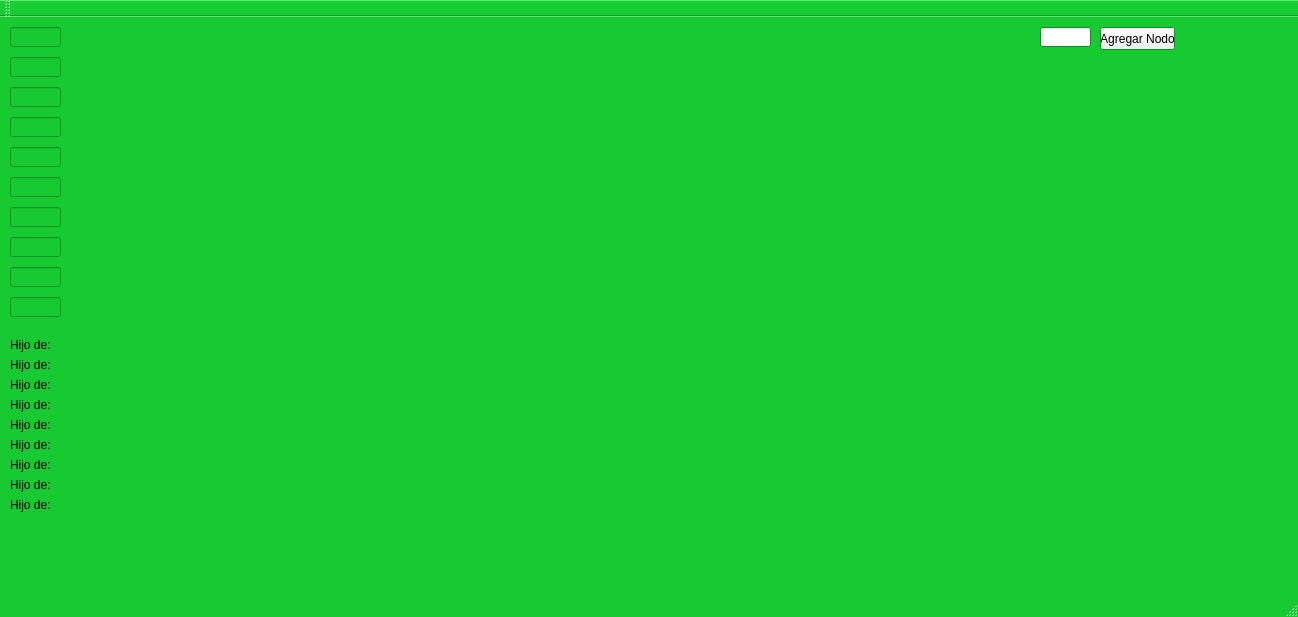
<?xml version="1.0" encoding="UTF-8"?>
<ui version="4.0">
 <class>Arbol</class>
 <widget class="QMainWindow" name="Arbol">
  <property name="geometry">
   <rect>
    <x>0</x>
    <y>0</y>
    <width>1298</width>
    <height>617</height>
   </rect>
  </property>
  <property name="palette">
   <palette>
    <active>
     <colorrole role="Midlight">
      <brush brushstyle="SolidPattern">
       <color alpha="255">
        <red>217</red>
        <green>221</green>
        <blue>227</blue>
       </color>
      </brush>
     </colorrole>
     <colorrole role="Text">
      <brush brushstyle="SolidPattern">
       <color alpha="255">
        <red>0</red>
        <green>0</green>
        <blue>0</blue>
       </color>
      </brush>
     </colorrole>
     <colorrole role="Base">
      <brush brushstyle="SolidPattern">
       <color alpha="255">
        <red>255</red>
        <green>255</green>
        <blue>255</blue>
       </color>
      </brush>
     </colorrole>
     <colorrole role="Window">
      <brush brushstyle="SolidPattern">
       <color alpha="255">
        <red>23</red>
        <green>202</green>
        <blue>50</blue>
       </color>
      </brush>
     </colorrole>
    </active>
    <inactive>
     <colorrole role="Midlight">
      <brush brushstyle="SolidPattern">
       <color alpha="255">
        <red>217</red>
        <green>221</green>
        <blue>227</blue>
       </color>
      </brush>
     </colorrole>
     <colorrole role="Text">
      <brush brushstyle="SolidPattern">
       <color alpha="255">
        <red>0</red>
        <green>0</green>
        <blue>0</blue>
       </color>
      </brush>
     </colorrole>
     <colorrole role="Base">
      <brush brushstyle="SolidPattern">
       <color alpha="255">
        <red>255</red>
        <green>255</green>
        <blue>255</blue>
       </color>
      </brush>
     </colorrole>
     <colorrole role="Window">
      <brush brushstyle="SolidPattern">
       <color alpha="255">
        <red>23</red>
        <green>202</green>
        <blue>50</blue>
       </color>
      </brush>
     </colorrole>
    </inactive>
    <disabled>
     <colorrole role="Midlight">
      <brush brushstyle="SolidPattern">
       <color alpha="255">
        <red>217</red>
        <green>221</green>
        <blue>227</blue>
       </color>
      </brush>
     </colorrole>
     <colorrole role="Text">
      <brush brushstyle="SolidPattern">
       <color alpha="255">
        <red>120</red>
        <green>120</green>
        <blue>120</blue>
       </color>
      </brush>
     </colorrole>
     <colorrole role="Base">
      <brush brushstyle="SolidPattern">
       <color alpha="255">
        <red>23</red>
        <green>202</green>
        <blue>50</blue>
       </color>
      </brush>
     </colorrole>
     <colorrole role="Window">
      <brush brushstyle="SolidPattern">
       <color alpha="255">
        <red>23</red>
        <green>202</green>
        <blue>50</blue>
       </color>
      </brush>
     </colorrole>
    </disabled>
   </palette>
  </property>
  <property name="windowTitle">
   <string>Arbol</string>
  </property>
  <widget class="QWidget" name="centralWidget">
   <widget class="QLineEdit" name="txtNuevoNodo">
    <property name="geometry">
     <rect>
      <x>1040</x>
      <y>10</y>
      <width>51</width>
      <height>20</height>
     </rect>
    </property>
    <property name="font">
     <font>
      <pointsize>12</pointsize>
     </font>
    </property>
    <property name="text">
     <string/>
    </property>
   </widget>
   <widget class="QLabel" name="lblEstado">
    <property name="geometry">
     <rect>
      <x>1090</x>
      <y>40</y>
      <width>161</width>
      <height>20</height>
     </rect>
    </property>
    <property name="palette">
     <palette>
      <active>
       <colorrole role="Text">
        <brush brushstyle="SolidPattern">
         <color alpha="255">
          <red>0</red>
          <green>0</green>
          <blue>0</blue>
         </color>
        </brush>
       </colorrole>
       <colorrole role="ButtonText">
        <brush brushstyle="SolidPattern">
         <color alpha="255">
          <red>0</red>
          <green>0</green>
          <blue>0</blue>
         </color>
        </brush>
       </colorrole>
       <colorrole role="ToolTipText">
        <brush brushstyle="SolidPattern">
         <color alpha="255">
          <red>0</red>
          <green>0</green>
          <blue>0</blue>
         </color>
        </brush>
       </colorrole>
      </active>
      <inactive>
       <colorrole role="Text">
        <brush brushstyle="SolidPattern">
         <color alpha="255">
          <red>0</red>
          <green>0</green>
          <blue>0</blue>
         </color>
        </brush>
       </colorrole>
       <colorrole role="ButtonText">
        <brush brushstyle="SolidPattern">
         <color alpha="255">
          <red>0</red>
          <green>0</green>
          <blue>0</blue>
         </color>
        </brush>
       </colorrole>
       <colorrole role="ToolTipText">
        <brush brushstyle="SolidPattern">
         <color alpha="255">
          <red>0</red>
          <green>0</green>
          <blue>0</blue>
         </color>
        </brush>
       </colorrole>
      </inactive>
      <disabled>
       <colorrole role="Text">
        <brush brushstyle="SolidPattern">
         <color alpha="255">
          <red>120</red>
          <green>120</green>
          <blue>120</blue>
         </color>
        </brush>
       </colorrole>
       <colorrole role="ButtonText">
        <brush brushstyle="SolidPattern">
         <color alpha="255">
          <red>120</red>
          <green>120</green>
          <blue>120</blue>
         </color>
        </brush>
       </colorrole>
       <colorrole role="ToolTipText">
        <brush brushstyle="SolidPattern">
         <color alpha="255">
          <red>0</red>
          <green>0</green>
          <blue>0</blue>
         </color>
        </brush>
       </colorrole>
      </disabled>
     </palette>
    </property>
    <property name="autoFillBackground">
     <bool>false</bool>
    </property>
    <property name="text">
     <string/>
    </property>
   </widget>
   <widget class="QLabel" name="lblRango">
    <property name="geometry">
     <rect>
      <x>120</x>
      <y>0</y>
      <width>47</width>
      <height>13</height>
     </rect>
    </property>
    <property name="text">
     <string/>
    </property>
   </widget>
   <widget class="QLineEdit" name="txtNodo_raiz">
    <property name="enabled">
     <bool>false</bool>
    </property>
    <property name="geometry">
     <rect>
      <x>10</x>
      <y>10</y>
      <width>51</width>
      <height>20</height>
     </rect>
    </property>
    <property name="font">
     <font>
      <pointsize>12</pointsize>
     </font>
    </property>
   </widget>
   <widget class="QLineEdit" name="txtNodo_2">
    <property name="enabled">
     <bool>false</bool>
    </property>
    <property name="geometry">
     <rect>
      <x>10</x>
      <y>40</y>
      <width>51</width>
      <height>20</height>
     </rect>
    </property>
    <property name="font">
     <font>
      <pointsize>12</pointsize>
     </font>
    </property>
   </widget>
   <widget class="QLineEdit" name="txtNodo_3">
    <property name="enabled">
     <bool>false</bool>
    </property>
    <property name="geometry">
     <rect>
      <x>10</x>
      <y>70</y>
      <width>51</width>
      <height>20</height>
     </rect>
    </property>
    <property name="font">
     <font>
      <pointsize>12</pointsize>
     </font>
    </property>
   </widget>
   <widget class="QLineEdit" name="txtNodo_4">
    <property name="enabled">
     <bool>false</bool>
    </property>
    <property name="geometry">
     <rect>
      <x>10</x>
      <y>100</y>
      <width>51</width>
      <height>20</height>
     </rect>
    </property>
    <property name="font">
     <font>
      <pointsize>12</pointsize>
     </font>
    </property>
   </widget>
   <widget class="QLineEdit" name="txtNodo_10">
    <property name="enabled">
     <bool>false</bool>
    </property>
    <property name="geometry">
     <rect>
      <x>10</x>
      <y>280</y>
      <width>51</width>
      <height>20</height>
     </rect>
    </property>
    <property name="font">
     <font>
      <pointsize>12</pointsize>
     </font>
    </property>
   </widget>
   <widget class="QLineEdit" name="txtNodo_5">
    <property name="enabled">
     <bool>false</bool>
    </property>
    <property name="geometry">
     <rect>
      <x>10</x>
      <y>130</y>
      <width>51</width>
      <height>20</height>
     </rect>
    </property>
    <property name="font">
     <font>
      <pointsize>12</pointsize>
     </font>
    </property>
   </widget>
   <widget class="QLineEdit" name="txtNodo_8">
    <property name="enabled">
     <bool>false</bool>
    </property>
    <property name="geometry">
     <rect>
      <x>10</x>
      <y>220</y>
      <width>51</width>
      <height>20</height>
     </rect>
    </property>
    <property name="font">
     <font>
      <pointsize>12</pointsize>
     </font>
    </property>
   </widget>
   <widget class="QLineEdit" name="txtNodo_7">
    <property name="enabled">
     <bool>false</bool>
    </property>
    <property name="geometry">
     <rect>
      <x>10</x>
      <y>190</y>
      <width>51</width>
      <height>20</height>
     </rect>
    </property>
    <property name="font">
     <font>
      <pointsize>12</pointsize>
     </font>
    </property>
   </widget>
   <widget class="QLineEdit" name="txtNodo_9">
    <property name="enabled">
     <bool>false</bool>
    </property>
    <property name="geometry">
     <rect>
      <x>10</x>
      <y>250</y>
      <width>51</width>
      <height>20</height>
     </rect>
    </property>
    <property name="font">
     <font>
      <pointsize>12</pointsize>
     </font>
    </property>
   </widget>
   <widget class="QLineEdit" name="txtNodo_6">
    <property name="enabled">
     <bool>false</bool>
    </property>
    <property name="geometry">
     <rect>
      <x>10</x>
      <y>160</y>
      <width>51</width>
      <height>20</height>
     </rect>
    </property>
    <property name="font">
     <font>
      <pointsize>12</pointsize>
     </font>
    </property>
   </widget>
   <widget class="QPushButton" name="btnAgregarNodo">
    <property name="geometry">
     <rect>
      <x>1100</x>
      <y>10</y>
      <width>75</width>
      <height>23</height>
     </rect>
    </property>
    <property name="text">
     <string>Agregar Nodo</string>
    </property>
   </widget>
   <widget class="QLabel" name="lblEtiqueta1">
    <property name="geometry">
     <rect>
      <x>10</x>
      <y>320</y>
      <width>71</width>
      <height>16</height>
     </rect>
    </property>
    <property name="text">
     <string>Hijo de: </string>
    </property>
   </widget>
   <widget class="QLabel" name="lblEtiqueta2">
    <property name="geometry">
     <rect>
      <x>10</x>
      <y>340</y>
      <width>71</width>
      <height>16</height>
     </rect>
    </property>
    <property name="text">
     <string>Hijo de: </string>
    </property>
   </widget>
   <widget class="QLabel" name="lblEtiqueta3">
    <property name="geometry">
     <rect>
      <x>10</x>
      <y>360</y>
      <width>71</width>
      <height>16</height>
     </rect>
    </property>
    <property name="text">
     <string>Hijo de: </string>
    </property>
   </widget>
   <widget class="QLabel" name="lblEtiqueta4">
    <property name="geometry">
     <rect>
      <x>10</x>
      <y>380</y>
      <width>71</width>
      <height>16</height>
     </rect>
    </property>
    <property name="text">
     <string>Hijo de: </string>
    </property>
   </widget>
   <widget class="QLabel" name="lblEtiqueta5">
    <property name="geometry">
     <rect>
      <x>10</x>
      <y>400</y>
      <width>71</width>
      <height>16</height>
     </rect>
    </property>
    <property name="text">
     <string>Hijo de: </string>
    </property>
   </widget>
   <widget class="QLabel" name="lblEtiqueta6">
    <property name="geometry">
     <rect>
      <x>10</x>
      <y>420</y>
      <width>71</width>
      <height>16</height>
     </rect>
    </property>
    <property name="text">
     <string>Hijo de: </string>
    </property>
   </widget>
   <widget class="QLabel" name="lblEtiqueta7">
    <property name="geometry">
     <rect>
      <x>10</x>
      <y>440</y>
      <width>71</width>
      <height>16</height>
     </rect>
    </property>
    <property name="text">
     <string>Hijo de: </string>
    </property>
   </widget>
   <widget class="QLabel" name="lblEtiqueta8">
    <property name="geometry">
     <rect>
      <x>10</x>
      <y>460</y>
      <width>71</width>
      <height>16</height>
     </rect>
    </property>
    <property name="text">
     <string>Hijo de: </string>
    </property>
   </widget>
   <widget class="QLabel" name="lblEtiqueta9">
    <property name="geometry">
     <rect>
      <x>10</x>
      <y>480</y>
      <width>71</width>
      <height>16</height>
     </rect>
    </property>
    <property name="text">
     <string>Hijo de: </string>
    </property>
   </widget>
  </widget>
  <widget class="QMenuBar" name="menuBar">
   <property name="geometry">
    <rect>
     <x>0</x>
     <y>0</y>
     <width>1298</width>
     <height>21</height>
    </rect>
   </property>
  </widget>
  <widget class="QToolBar" name="mainToolBar">
   <attribute name="toolBarArea">
    <enum>TopToolBarArea</enum>
   </attribute>
   <attribute name="toolBarBreak">
    <bool>false</bool>
   </attribute>
  </widget>
  <widget class="QStatusBar" name="statusBar"/>
 </widget>
 <layoutdefault spacing="6" margin="11"/>
 <resources/>
 <connections/>
</ui>
